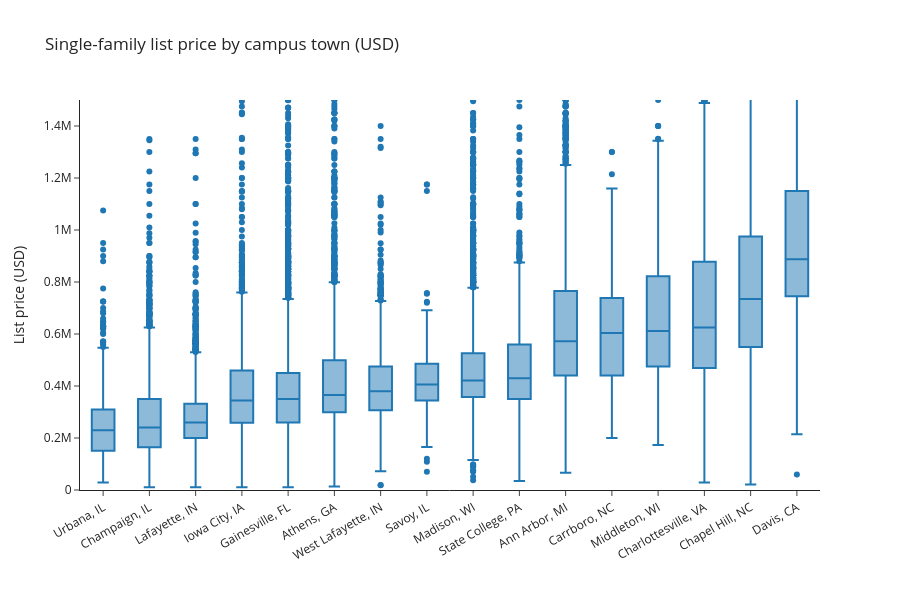

The code cell stored with this chart in its notebook:
### Markdown cell above
## 💰 Price Distribution by Market

Median price is the right central-tendency metric here - campus-town markets
have heavy right tails (a handful of multi-million-dollar faculty trophy
homes per market).

### Code cell
order = df.groupby("market")["price"].median().sort_values().index.tolist()

fig = px.box(
    df,
    x="market",
    y="price",
    category_orders={"market": order},
    title="Single-family list price by campus town (USD)",
    labels={"market": "", "price": "List price (USD)"},
    height=600,
)
fig.update_yaxes(range=[0, 1_500_000])
fig.update_xaxes(tickangle=-30)
fig.show()

### Figure 1 — Plotly figure (JSON) as saved in the notebook; plotly's stock layout.template omitted (floating-point values rounded to 4 significant figures; data arrays with more than 128 entries replaced by an {"elided": "..."} marker saying what was removed)
{"data": [{"alignmentgroup": "True", "hovertemplate": "=%{x}<br>List price (USD)=%{y}<extra></extra>", "legendgroup": "", "marker": {"color": "#1F77B4"}, "name": "", "notched": false, "offsetgroup": "", "orientation": "v", "showlegend": false, "type": "box", "x": {"elided": "35273 str values"}, "x0": " ", "xaxis": "x", "y": {"elided": "35273 int values"}, "y0": " ", "yaxis": "y"}], "layout": {"boxmode": "group", "height": 600, "legend": {"tracegroupgap": 0}, "title": {"text": "Single-family list price by campus town (USD)"}, "xaxis": {"anchor": "y", "categoryarray": ["Urbana, IL", "Champaign, IL", "Lafayette, IN", "Iowa City, IA", "Gainesville, FL", "Athens, GA", "West Lafayette, IN", "Savoy, IL", "Madison, WI", "State College, PA", "Ann Arbor, MI", "Carrboro, NC", "Middleton, WI", "Charlottesville, VA", "Chapel Hill, NC", "Davis, CA"], "categoryorder": "array", "domain": [0, 1], "tickangle": -30, "title": {"text": ""}}, "yaxis": {"anchor": "x", "domain": [0, 1], "range": [0, 1500000], "title": {"text": "List price (USD)"}}}}
